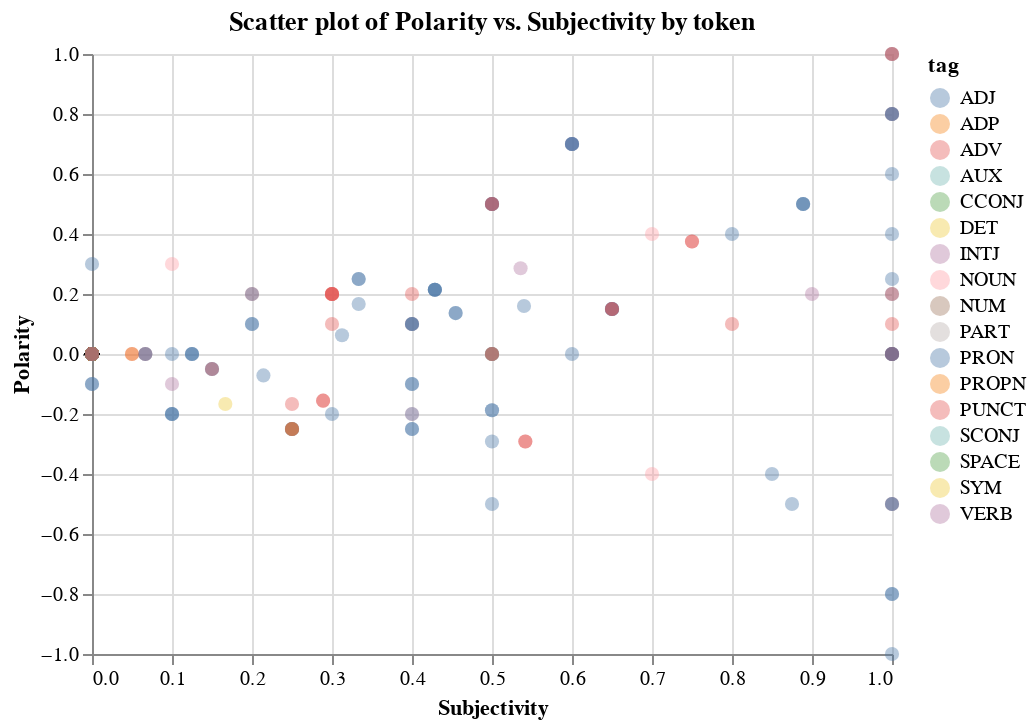

Notebook cell for this chart:
### Code cell
# plot
alt.Chart(df).mark_circle(opacity=.4, size=50).encode(
    alt.X('subjectivity', title="Subjectivity"),
    alt.Y('polarity', title="Polarity"),
    alt.Color('tag'),
    tooltip=['token','polarity','subjectivity']
).properties(
    title="Scatter plot of Polarity vs. Subjectivity by token"
)
# Polarity score are a float within the range -1.0 (negative) to 
# 1.0 (positive), and subjectivity from 0.0 to 1.0

### Figure 1 — Vega-Lite specification as saved in the notebook (floating-point values rounded to 4 significant figures; data arrays with more than 128 entries replaced by an {"elided": "..."} marker saying what was removed)
{"$schema": "https://vega.github.io/schema/vega-lite/v4.17.0.json", "config": {"view": {"continuousHeight": 300, "continuousWidth": 400}}, "data": {"name": "data-496a50b94970d36d7cd0848906650ce5"}, "datasets": {"data-496a50b94970d36d7cd0848906650ce5": {"elided": "2284 records"}}, "encoding": {"color": {"field": "tag", "type": "nominal"}, "tooltip": [{"field": "token", "type": "nominal"}, {"field": "polarity", "type": "quantitative"}, {"field": "subjectivity", "type": "quantitative"}], "x": {"field": "subjectivity", "title": "Subjectivity", "type": "quantitative"}, "y": {"field": "polarity", "title": "Polarity", "type": "quantitative"}}, "mark": {"opacity": 0.4, "size": 50, "type": "circle"}, "title": "Scatter plot of Polarity vs. Subjectivity by token"}
